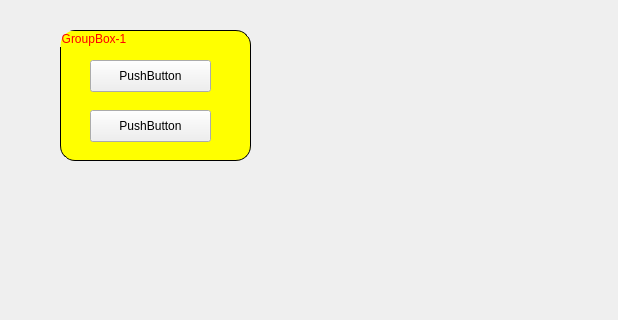
<?xml version="1.0" encoding="UTF-8"?>
<ui version="4.0">
 <class>MainWindow</class>
 <widget class="QMainWindow" name="MainWindow">
  <property name="geometry">
   <rect>
    <x>0</x>
    <y>0</y>
    <width>618</width>
    <height>320</height>
   </rect>
  </property>
  <property name="windowTitle">
   <string>MainWindow</string>
  </property>
  <widget class="QWidget" name="centralwidget">
   <widget class="QGroupBox" name="groupBox_1">
    <property name="geometry">
     <rect>
      <x>60</x>
      <y>30</y>
      <width>191</width>
      <height>131</height>
     </rect>
    </property>
    <property name="toolTip">
     <string>Button Box is here</string>
    </property>
    <property name="styleSheet">
     <string notr="true">QGroupBox{
	color: red;
	background-color: yellow;
	border: 1px solid black;
	border-radius: 15px;
}</string>
    </property>
    <property name="title">
     <string>GroupBox-1</string>
    </property>
    <widget class="QPushButton" name="pushButton">
     <property name="geometry">
      <rect>
       <x>30</x>
       <y>30</y>
       <width>121</width>
       <height>32</height>
      </rect>
     </property>
     <property name="text">
      <string>PushButton</string>
     </property>
    </widget>
    <widget class="QPushButton" name="pushButton_2">
     <property name="geometry">
      <rect>
       <x>30</x>
       <y>80</y>
       <width>121</width>
       <height>32</height>
      </rect>
     </property>
     <property name="text">
      <string>PushButton</string>
     </property>
    </widget>
   </widget>
  </widget>
 </widget>
 <resources/>
 <connections/>
</ui>
